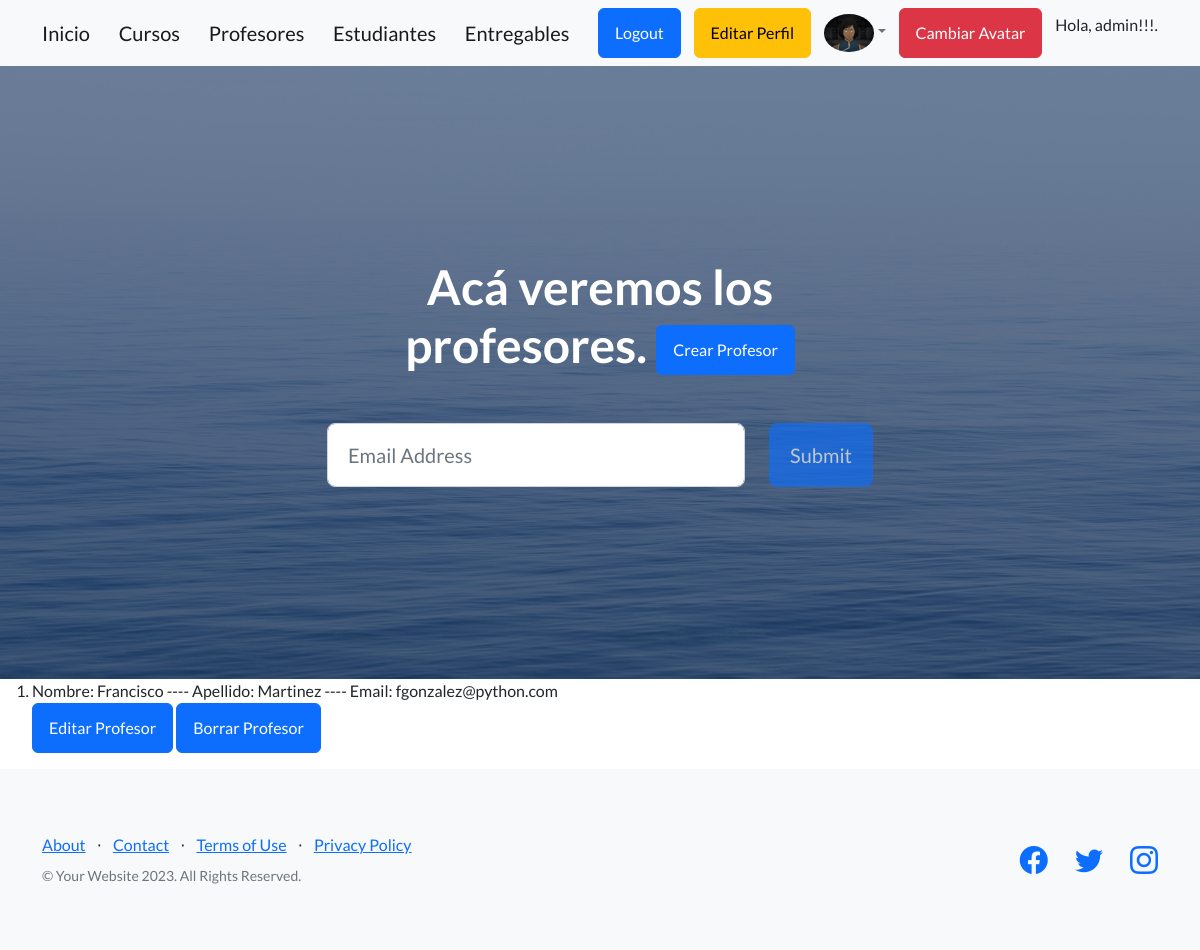
The app's page /AC/profes/ (signed in) with its own data.
### AppCoder/models.py (models this page shows, shortened)
class Avatar(models.Model):
    user = models.ForeignKey(User, on_delete=models.CASCADE)
    imagen = models.ImageField(upload_to='avatares', null=True, blank = True)

class Profesor(models.Model):
    nombre = models.CharField(max_length=30)
    apellido = models.CharField(max_length=30)
    email = models.EmailField()
    profesion = models.CharField(max_length=30)

### AppCoder/views.py (the view)
# urls.py: path("profes/", ver_profes, name="VerProfes"),
@login_required
def ver_profes(request):
    todos = Profesor.objects.all()
    return render(request, "AppCoder/ver_profes.html", {"profes":todos})

### AppCoder/templates/AppCoder/ver_profes.html
{% extends "AppCoder/padre.html" %}
{% block titulo %}
Acá veremos los profesores.
<a class="btn btn-primary" href="{% url 'CrearProfes' %}">Crear Profesor</a>
{% endblock %}
{% block formulario %}
<ol>
    {% for profe in profes %}
        <li>
            Nombre: {{profe.nombre}} ---- Apellido: {{profe.apellido}} ---- Email: {{profe.email}}
        </li>
        <a class="btn btn-primary" href="{% url 'Actualizar Profesor' profe.nombre %}">Editar Profesor</a>
        <a class="btn btn-primary" href="{% url 'BorrarProfe' profe.nombre %}">Borrar Profesor</a>
    {% endfor %}
    </ol>
{% endblock  %}

### AppCoder/templates/AppCoder/padre.html (shortened to what this page needs)
<!DOCTYPE html>
<html lang="en">
    <head>
        {% load static %}
        <link href="https://cdn.jsdelivr.net/npm/bootstrap-icons@1.5.0/font/bootstrap-icons.css" rel="stylesheet" type="text/css" />
        <link href="{% static 'AppCoder/css/styles.css' %}" rel="stylesheet" />
    </head>
    <body>
        <nav class="navbar navbar-light bg-light static-top">
            <div class="container">
                <a class="navbar-brand" href="{% url 'Inicio' %}">Inicio</a>
                <a class="navbar-brand" href="{% url 'VerCursos' %}">Cursos</a>
                <a class="navbar-brand" href="{% url 'VerProfes' %}">Profesores</a>
                <a class="navbar-brand" href="{% url 'VerEstudiantes' %}">Estudiantes</a>
                <a class="navbar-brand" href="{% url 'VerEntregas' %}">Entregables</a>
                {% if request.user.is_authenticated %}
                    <a class="btn btn-primary" href="{% url 'Logout' %}">Logout</a>
                    <a class="btn btn-warning" href="{% url 'EditarPerfil' %}">Editar Perfil</a>
                    {% if request.user.avatar_set.exists %}
                        <a class="nav-link dropdown-toggle text-muted waves-effect waves-dark pro-pic" href="" data-toggle="dropdown" aria-haspopup="true" aria-expanded="false"><img  src="{{ request.user.avatar_set.first.imagen.url }}" alt="Avatar de {{ request.user.username }}" class="rounded-circle" width="50"></a>
                        <a class="btn btn-danger" href="{% url 'AgregarAvatar' %}">Cambiar Avatar</a>
                    {% endif %}
                    <p class=”text-muted small mb-4 mb-lg-0”> Hola, {{user.username}}!!!.</p>
                {% else %}
                    <a class="btn btn-primary" href="{% url 'Login' %}">Login</a>
                    <a class="btn btn-primary" href="{% url 'Register' %}">Registrarse</a>
                {% endif %}
            </div>
        </nav>
        <header class="masthead">
            <div class="container position-relative">
                <div class="row justify-content-center">
                    <div class="col-xl-6">
                        <div class="text-center text-white">
                            <h1 class="mb-5">
                                {% block titulo %}
                                {% endblock %}
                            </h1>
                            <form class="form-subscribe" id="contactForm" data-sb-form-api-token="API_TOKEN">
                                <div class="row">
                                    <div class="col">
                                        <input class="form-control form-control-lg" id="emailAddress" type="email" placeholder="Email Address" data-sb-validations="required,email" />
                                    </div>
                                    <div class="col-auto"><button class="btn btn-primary btn-lg disabled" id="submitButton" type="submit">Submit</button></div>
                                </div>
                            </form>
                        </div>
                    </div>
                </div>
            </div>
        </header>
        {% block formulario %}{% endblock %}
        <footer class="footer bg-light">
            <div class="container">
                <div class="row">
                    <div class="col-lg-6 h-100 text-center text-lg-start my-auto">
                        <ul class="list-inline mb-2">
                            <li class="list-inline-item"><a href="#!">About</a></li>
                            <li class="list-inline-item">⋅</li>
                            <li class="list-inline-item"><a href="#!">Contact</a></li>
                            <li class="list-inline-item">⋅</li>
                            <li class="list-inline-item"><a href="#!">Terms of Use</a></li>
                            <li class="list-inline-item">⋅</li>
                            <li class="list-inline-item"><a href="#!">Privacy Policy</a></li>
                        </ul>
                        <p class="text-muted small mb-4 mb-lg-0">&copy; Your Website 2023. All Rights Reserved.</p>
                    </div>
                    <div class="col-lg-6 h-100 text-center text-lg-end my-auto">
                        <ul class="list-inline mb-0">
                            <li class="list-inline-item me-4">
                                <a href="#!"><i class="bi-facebook fs-3"></i></a>
                            </li>
                            <li class="list-inline-item me-4">
                                <a href="#!"><i class="bi-twitter fs-3"></i></a>
                            </li>
                            <li class="list-inline-item">
                                <a href="#!"><i class="bi-instagram fs-3"></i></a>
                            </li>
                        </ul>
                    </div>
                </div>
            </div>
        </footer>
    </body>
</html>

### records on screen
Profesor: nombre "Francisco", apellido "Martinez", email "fgonzalez@python.com"

### other values on screen
{{ user.username }} "admin"
